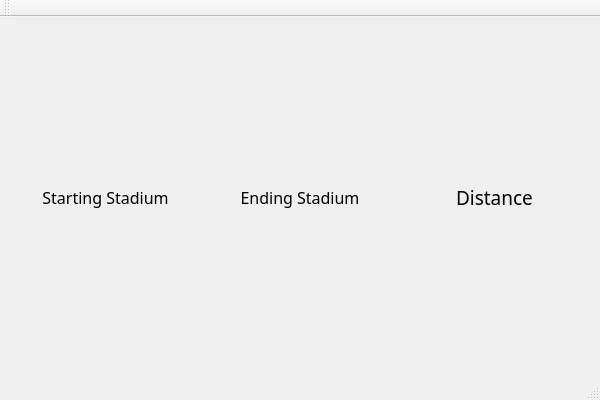
<?xml version="1.0" encoding="UTF-8"?>
<ui version="4.0">
 <class>W_DistanceListClass</class>
 <widget class="QMainWindow" name="W_DistanceListClass">
  <property name="geometry">
   <rect>
    <x>0</x>
    <y>0</y>
    <width>600</width>
    <height>400</height>
   </rect>
  </property>
  <property name="windowTitle">
   <string>W_DistanceList</string>
  </property>
  <widget class="QWidget" name="centralWidget">
   <layout class="QHBoxLayout" name="horizontalLayout_2">
    <item>
     <layout class="QHBoxLayout" name="horizontalLayout">
      <item>
       <widget class="QLabel" name="startingStadiumLabel">
        <property name="font">
         <font>
          <family>Yu Gothic Medium</family>
          <pointsize>12</pointsize>
         </font>
        </property>
        <property name="text">
         <string>Starting Stadium</string>
        </property>
        <property name="alignment">
         <set>Qt::AlignCenter</set>
        </property>
       </widget>
      </item>
      <item>
       <widget class="QLabel" name="endingStadiumLabel">
        <property name="font">
         <font>
          <family>Yu Gothic Medium</family>
          <pointsize>12</pointsize>
         </font>
        </property>
        <property name="text">
         <string>Ending Stadium</string>
        </property>
        <property name="alignment">
         <set>Qt::AlignCenter</set>
        </property>
       </widget>
      </item>
      <item>
       <widget class="QLabel" name="distanceLabel">
        <property name="font">
         <font>
          <family>Yu Gothic Medium</family>
          <pointsize>14</pointsize>
         </font>
        </property>
        <property name="text">
         <string>Distance</string>
        </property>
        <property name="alignment">
         <set>Qt::AlignCenter</set>
        </property>
       </widget>
      </item>
     </layout>
    </item>
   </layout>
  </widget>
  <widget class="QMenuBar" name="menuBar">
   <property name="geometry">
    <rect>
     <x>0</x>
     <y>0</y>
     <width>600</width>
     <height>22</height>
    </rect>
   </property>
  </widget>
  <widget class="QToolBar" name="mainToolBar">
   <attribute name="toolBarArea">
    <enum>TopToolBarArea</enum>
   </attribute>
   <attribute name="toolBarBreak">
    <bool>false</bool>
   </attribute>
  </widget>
  <widget class="QStatusBar" name="statusBar"/>
 </widget>
 <layoutdefault spacing="6" margin="11"/>
 <resources/>
 <connections/>
</ui>
